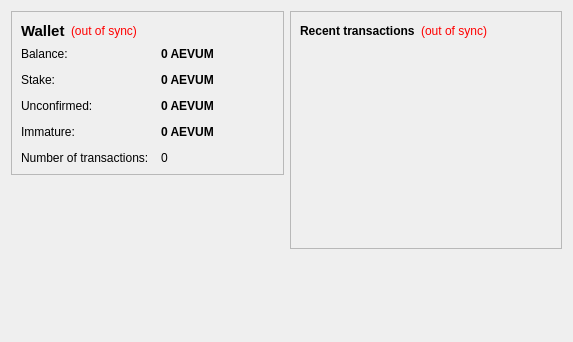
<?xml version="1.0" encoding="UTF-8"?>
<ui version="4.0">
 <class>OverviewPage</class>
 <widget class="QWidget" name="OverviewPage">
  <property name="geometry">
   <rect>
    <x>0</x>
    <y>0</y>
    <width>573</width>
    <height>342</height>
   </rect>
  </property>
  <property name="windowTitle">
   <string>Form</string>
  </property>
  <layout class="QHBoxLayout" name="horizontalLayout" stretch="1,1">
   <item>
    <layout class="QVBoxLayout" name="verticalLayout_2">
     <item>
      <widget class="QFrame" name="frame">
       <property name="frameShape">
        <enum>QFrame::StyledPanel</enum>
       </property>
       <property name="frameShadow">
        <enum>QFrame::Raised</enum>
       </property>
       <layout class="QVBoxLayout" name="verticalLayout_4">
        <item>
         <layout class="QHBoxLayout" name="horizontalLayout_4">
          <item>
           <widget class="QLabel" name="label_5">
            <property name="font">
             <font>
              <pointsize>11</pointsize>
              <weight>75</weight>
              <bold>true</bold>
             </font>
            </property>
            <property name="text">
             <string>Wallet</string>
            </property>
           </widget>
          </item>
          <item>
           <widget class="QLabel" name="labelWalletStatus">
            <property name="toolTip">
             <string>The displayed information may be out of date. Your wallet automatically synchronizes with the AevumCoin network after a connection is established, but this process has not completed yet.</string>
            </property>
            <property name="styleSheet">
             <string notr="true">QLabel { color: red; }</string>
            </property>
            <property name="text">
             <string notr="true">(out of sync)</string>
            </property>
            <property name="alignment">
             <set>Qt::AlignLeading|Qt::AlignLeft|Qt::AlignVCenter</set>
            </property>
           </widget>
          </item>
          <item>
           <spacer name="horizontalSpacer_2">
            <property name="orientation">
             <enum>Qt::Horizontal</enum>
            </property>
            <property name="sizeHint" stdset="0">
             <size>
              <width>40</width>
              <height>20</height>
             </size>
            </property>
           </spacer>
          </item>
         </layout>
        </item>
        <item>
         <layout class="QFormLayout" name="formLayout_2">
          <property name="fieldGrowthPolicy">
           <enum>QFormLayout::AllNonFixedFieldsGrow</enum>
          </property>
          <property name="horizontalSpacing">
           <number>12</number>
          </property>
          <property name="verticalSpacing">
           <number>12</number>
          </property>
          <item row="0" column="0">
           <widget class="QLabel" name="label">
            <property name="text">
             <string>Balance:</string>
            </property>
           </widget>
          </item>
          <item row="0" column="1">
           <widget class="QLabel" name="labelBalance">
            <property name="font">
             <font>
              <weight>75</weight>
              <bold>true</bold>
             </font>
            </property>
            <property name="cursor">
             <cursorShape>IBeamCursor</cursorShape>
            </property>
            <property name="toolTip">
             <string>Your current balance</string>
            </property>
            <property name="text">
             <string notr="true">0 AEVUM</string>
            </property>
            <property name="textInteractionFlags">
             <set>Qt::LinksAccessibleByMouse|Qt::TextSelectableByKeyboard|Qt::TextSelectableByMouse</set>
            </property>
           </widget>
          </item>
          <item row="1" column="0">
           <widget class="QLabel" name="label_6">
            <property name="text">
             <string>Stake:</string>
            </property>
           </widget>
          </item>
          <item row="1" column="1">
           <widget class="QLabel" name="labelStake">
            <property name="font">
             <font>
              <weight>75</weight>
              <bold>true</bold>
             </font>
            </property>
            <property name="cursor">
             <cursorShape>IBeamCursor</cursorShape>
            </property>
            <property name="toolTip">
             <string>Total of coins that was staked, and do not yet count toward the current balance</string>
            </property>
            <property name="text">
             <string notr="true">0 AEVUM</string>
            </property>
            <property name="textInteractionFlags">
             <set>Qt::LinksAccessibleByMouse|Qt::TextSelectableByKeyboard|Qt::TextSelectableByMouse</set>
            </property>
           </widget>
          </item>
          <item row="2" column="0">
           <widget class="QLabel" name="label_3">
            <property name="text">
             <string>Unconfirmed:</string>
            </property>
           </widget>
          </item>
          <item row="2" column="1">
           <widget class="QLabel" name="labelUnconfirmed">
            <property name="font">
             <font>
              <weight>75</weight>
              <bold>true</bold>
             </font>
            </property>
            <property name="cursor">
             <cursorShape>IBeamCursor</cursorShape>
            </property>
            <property name="toolTip">
             <string>Total of transactions that have yet to be confirmed, and do not yet count toward the current balance</string>
            </property>
            <property name="text">
             <string notr="true">0 AEVUM</string>
            </property>
            <property name="textInteractionFlags">
             <set>Qt::LinksAccessibleByMouse|Qt::TextSelectableByKeyboard|Qt::TextSelectableByMouse</set>
            </property>
           </widget>
          </item>
          <item row="3" column="0">
           <widget class="QLabel" name="labelImmatureText">
            <property name="text">
             <string>Immature:</string>
            </property>
           </widget>
          </item>
          <item row="3" column="1">
           <widget class="QLabel" name="labelImmature">
            <property name="font">
             <font>
              <weight>75</weight>
              <bold>true</bold>
             </font>
            </property>
            <property name="toolTip">
             <string>Mined balance that has not yet matured</string>
            </property>
            <property name="text">
             <string notr="true">0 AEVUM</string>
            </property>
            <property name="textInteractionFlags">
             <set>Qt::LinksAccessibleByMouse|Qt::TextSelectableByKeyboard|Qt::TextSelectableByMouse</set>
            </property>
           </widget>
          </item>
          <item row="4" column="0">
           <widget class="QLabel" name="label_2">
            <property name="text">
             <string>Number of transactions:</string>
            </property>
           </widget>
          </item>
          <item row="4" column="1">
           <widget class="QLabel" name="labelNumTransactions">
            <property name="toolTip">
             <string>Total number of transactions in wallet</string>
            </property>
            <property name="text">
             <string notr="true">0</string>
            </property>
           </widget>
          </item>
         </layout>
        </item>
       </layout>
      </widget>
     </item>
     <item>
      <spacer name="verticalSpacer">
       <property name="orientation">
        <enum>Qt::Vertical</enum>
       </property>
       <property name="sizeHint" stdset="0">
        <size>
         <width>20</width>
         <height>40</height>
        </size>
       </property>
      </spacer>
     </item>
     <item>
      <widget class="QLabel" name="label_6">
       <property name="text">
        <string/>
       </property>
       <property name="pixmap">
        <pixmap resource="../bitcoin.qrc">:/images/backg</pixmap>
       </property>
       <property name="scaledContents">
        <bool>false</bool>
       </property>
       <property name="alignment">
        <set>Qt::AlignCenter</set>
       </property>
       <property name="margin">
        <number>-2</number>
       </property>
      </widget>
     </item>
    </layout>
   </item>
   <item>
    <layout class="QVBoxLayout" name="verticalLayout_3">
     <item>
      <widget class="QFrame" name="frame_2">
       <property name="frameShape">
        <enum>QFrame::StyledPanel</enum>
       </property>
       <property name="frameShadow">
        <enum>QFrame::Raised</enum>
       </property>
       <layout class="QVBoxLayout" name="verticalLayout">
        <item>
         <layout class="QHBoxLayout" name="horizontalLayout_2">
          <item>
           <widget class="QLabel" name="label_4">
            <property name="text">
             <string>&lt;b&gt;Recent transactions&lt;/b&gt;</string>
            </property>
           </widget>
          </item>
          <item>
           <widget class="QLabel" name="labelTransactionsStatus">
            <property name="toolTip">
             <string>The displayed information may be out of date. Your wallet automatically synchronizes with the AevumCoin network after a connection is established, but this process has not completed yet.</string>
            </property>
            <property name="styleSheet">
             <string notr="true">QLabel { color: red; }</string>
            </property>
            <property name="text">
             <string notr="true">(out of sync)</string>
            </property>
            <property name="alignment">
             <set>Qt::AlignRight|Qt::AlignTrailing|Qt::AlignVCenter</set>
            </property>
           </widget>
          </item>
          <item>
           <spacer name="horizontalSpacer">
            <property name="orientation">
             <enum>Qt::Horizontal</enum>
            </property>
            <property name="sizeHint" stdset="0">
             <size>
              <width>40</width>
              <height>20</height>
             </size>
            </property>
           </spacer>
          </item>
         </layout>
        </item>
        <item>
         <widget class="QListView" name="listTransactions">
          <property name="styleSheet">
           <string notr="true">QListView { background: transparent; }</string>
          </property>
          <property name="frameShape">
           <enum>QFrame::NoFrame</enum>
          </property>
          <property name="verticalScrollBarPolicy">
           <enum>Qt::ScrollBarAlwaysOff</enum>
          </property>
          <property name="horizontalScrollBarPolicy">
           <enum>Qt::ScrollBarAlwaysOff</enum>
          </property>
          <property name="selectionMode">
           <enum>QAbstractItemView::NoSelection</enum>
          </property>
         </widget>
        </item>
       </layout>
      </widget>
     </item>
     <item>
      <spacer name="verticalSpacer_2">
       <property name="orientation">
        <enum>Qt::Vertical</enum>
       </property>
       <property name="sizeHint" stdset="0">
        <size>
         <width>20</width>
         <height>40</height>
        </size>
       </property>
      </spacer>
     </item>
    </layout>
   </item>
  </layout>
 </widget>
 <resources/>
 <connections/>
</ui>
